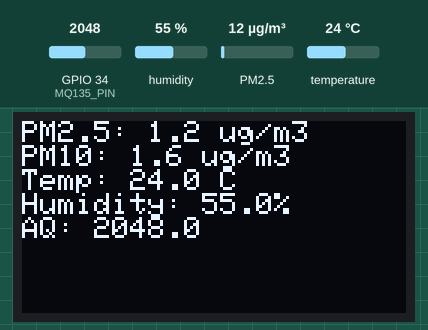
Bench run of a sketch on a simulated ESP32. On the bench: 128×64 one-colour display. Inputs (shaded band) come from the test bench; at power-on: humidity 55 %, PM2.5 12 µg/m³, GPIO 34 (MQ135_PIN) = 2048, temperature 24 °C. What the sketch prints to the serial monitor is not drawn.

Above: at 2.8 s.
2.9 s: humidity set to 22 %
At 4.9 s:
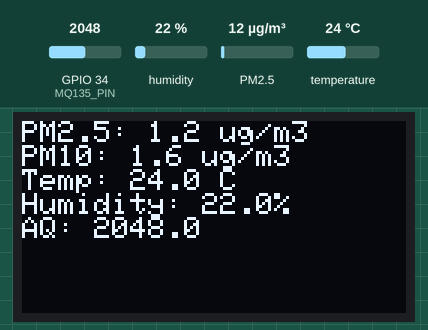
5.6 s: PM2.5 set to 6 µg/m³
At 7.6 s:
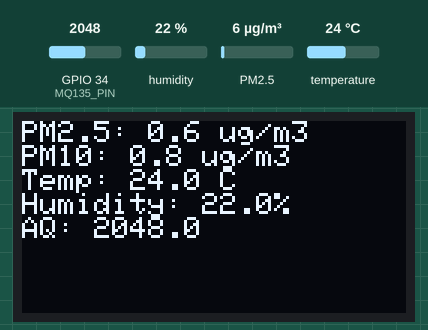
8.3 s: GPIO 34 (MQ135_PIN) set to 2866
At 10.6 s:
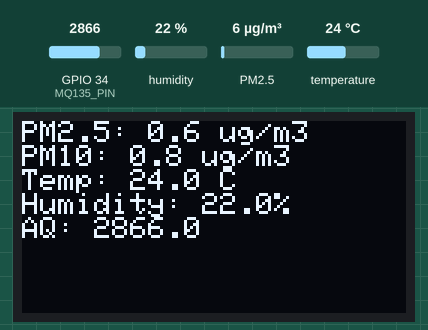
11.7 s: temperature set to 12 °C
At 13.2 s:
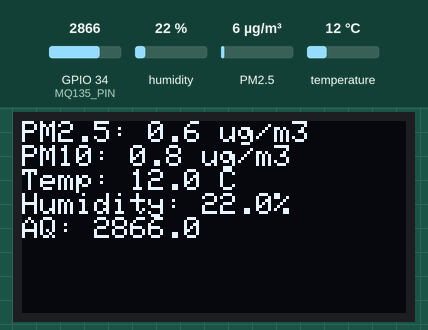
14.4 s: PM2.5 set to 75 µg/m³
At 17.3 s:
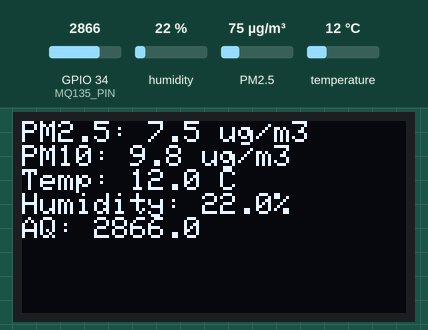
17.8 s: GPIO 34 (MQ135_PIN) set to 3972
At 18.8 s:
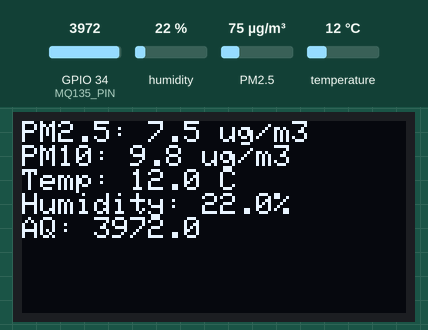
Timing chart, 0 to 20.8 s (numbered marks = the images above; inputs shaded):
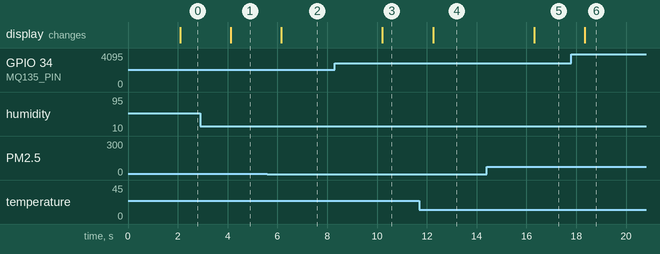

The sketch:

trans_updated.ino
```cpp
#include <Wire.h>
#include <Adafruit_SSD1306.h>
#include <DHT.h>
#include <mcp_can.h>
#include <SPI.h>
#include <HardwareSerial.h>
#include <SDS011.h>

// OLED Display Setup
#define SCREEN_WIDTH 128
#define SCREEN_HEIGHT 64
Adafruit_SSD1306 display(SCREEN_WIDTH, SCREEN_HEIGHT, &Wire, -1);

// DHT22 Sensor
#define DHTPIN 4
#define DHTTYPE DHT22
DHT dht(DHTPIN, DHTTYPE);

// MQ135 Sensor
#define MQ135_PIN 34

// SDS011 Sensor
HardwareSerial mySerial(1);
SDS011 my_sds;
#define SDSG1 26
#define SDSG2 27
// MCP2515 CAN Module
#define SPI_CS_PIN 5
MCP_CAN CAN(SPI_CS_PIN);

// Global Sensor Variables
float pm25, pm10, temperature, humidity, airQuality;

void setup() {
    Serial.begin(115200);
    Wire.begin();

    // Initialize OLED
    if (!display.begin(SSD1306_BLACK, 0x3C)) {
        Serial.println("SSD1306 allocation failed");
        for (;;);
    }
    display.clearDisplay();

    // Initialize DHT Sensor
    dht.begin();

    // Initialize SDS011
mySerial.begin(9600, SERIAL_8N1, SDSG1, SDSG2);  // Initialize UART1 with RX=16, TX=17

    my_sds.begin(SDSG1, SDSG2);

    // Initialize CAN
    if (CAN.begin(MCP_ANY, CAN_500KBPS, MCP_16MHZ) == CAN_OK) {
        Serial.println("CAN Module Initialized Successfully!");
    } else {
        Serial.println("CAN Module Initialization Failed!");
        while (1);
    }
    CAN.setMode(MCP_NORMAL);
}

void loop() {
    // Read SDS011 Data
    int status = my_sds.read(&pm25, &pm10);
    pm25=pm25/10;
    pm10=pm10/10;
    // Read DHT22 Data
    temperature = dht.readTemperature();
    humidity = dht.readHumidity();

    // Read MQ135 Sensor
    airQuality = analogRead(MQ135_PIN);

    // Display Data on OLED
    display.clearDisplay();
    display.setTextSize(1);
    display.setTextColor(SSD1306_WHITE);
    display.setCursor(0, 0);
    display.printf("PM2.5: %.1f ug/m3\nPM10: %.1f ug/m3\nTemp: %.1f C\nHumidity: %.1f%%\nAQ: %.1f", pm25, pm10, temperature, humidity, airQuality);
    display.display();

    // Transmit Data via CAN
  int airQualityInt = (int)airQuality;  // Convert float to integer
byte canData[8] = { (byte)pm25, (byte)pm10, (byte)temperature, (byte)humidity, (byte)(airQualityInt / 256), (byte)(airQualityInt % 256), 0, 0 };

    CAN.sendMsgBuf(0x100, 0, 8, canData);
    Serial.println("Data sent");
    delay(2000);  // Update every 2 seconds
}
```

Measured:
- after the input at 2.9 s, the display: changes after 1.2 s (image 1)
- after the input at 5.6 s, the display: changes after 0.55 s (image 2)
- after the input at 8.3 s, the display: changes after 1.9 s (image 3)
- after the input at 11.7 s, the display: changes after 0.55 s (image 4)
- after the input at 14.4 s, the display: changes after 1.9 s (image 5)
- after the input at 17.8 s, the display: changes after 0.54 s (image 6)
